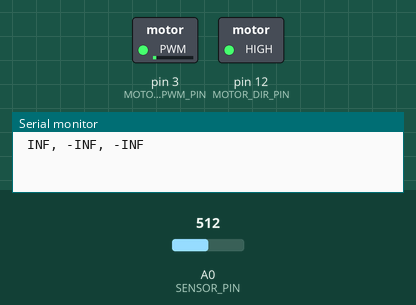
This sketch was run on a simulated Arduino Uno, built with avr-gcc and run on an emulated ATmega328P. Parts: switched loads named in the sketch (green lamp = pin HIGH), the last lines printed to the serial monitor. Inputs (shaded band) come from the test bench; at power-on: A0 (SENSOR_PIN) = 512.

Above: at 0.01 s.
At 1.2 s:
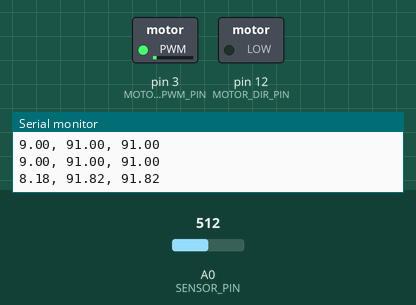
1.3 s: A0 (SENSOR_PIN) set to 548
4.3 s: A0 (SENSOR_PIN) set to 578
5.8 s: A0 (SENSOR_PIN) set to 634
7.3 s: A0 (SENSOR_PIN) set to 655
Timing chart, 0 to 9.8 s (numbered marks = the images above; inputs shaded):
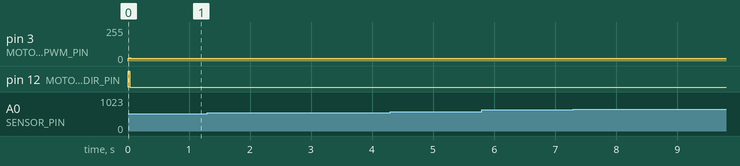

The sketch:

speedpid_tester.ino
```cpp
#include <Stepper.h>

#define SENSOR_PIN A0
#define MOTOR_PWM_PIN 3
#define MOTOR_DIR_PIN 12

unsigned long prevTime;
double input, output, setpoint;
double errorSum, prevError;
double kP, kI, kD;
double deltaTime = 1;
int prevRotationInput = 0;

void setup() {
  Serial.begin(9600);

  // configure motor
  pinMode(MOTOR_PWM_PIN, OUTPUT);
  pinMode(MOTOR_DIR_PIN, OUTPUT);
  digitalWrite(MOTOR_PWM_PIN, LOW);
  digitalWrite(MOTOR_DIR_PIN, LOW);
  analogWrite(MOTOR_PWM_PIN, 0);

  // pid constants
  kP = 1;
  kI = 0;
  kD = 0;

  setMotor(100);
}

void loop() {
  int rotationInput = prevRotationInput + map(analogRead(SENSOR_PIN), 41, 981, 0, 360); // position of position sensor
  setpoint = 100;

  // compute update time interval
  unsigned long currTime = millis();
  deltaTime = (double) (currTime - prevTime);

  input = (rotationInput - prevRotationInput)/deltaTime;

  // compute errors
  double error = setpoint - input;
  errorSum += (error * deltaTime);
  double dError = (error - prevError) / deltaTime;

  // compute output
  output = kP * error;// + kI * errorSum + kD * dError;
  setMotor(output);
  Serial.println(String(input) + ", " + String(output) + ", " + String(error));

  // reset values
  prevError = error;
  prevTime = currTime;
  prevRotationInput = rotationInput;
}

void setMotor(int value) {
  if(value > 255) value = 255;
  if(value < 0) digitalWrite(MOTOR_DIR_PIN, HIGH);
  else digitalWrite(MOTOR_DIR_PIN, LOW);

  value = value/4;
  analogWrite(MOTOR_PWM_PIN, abs(value));
}
```
